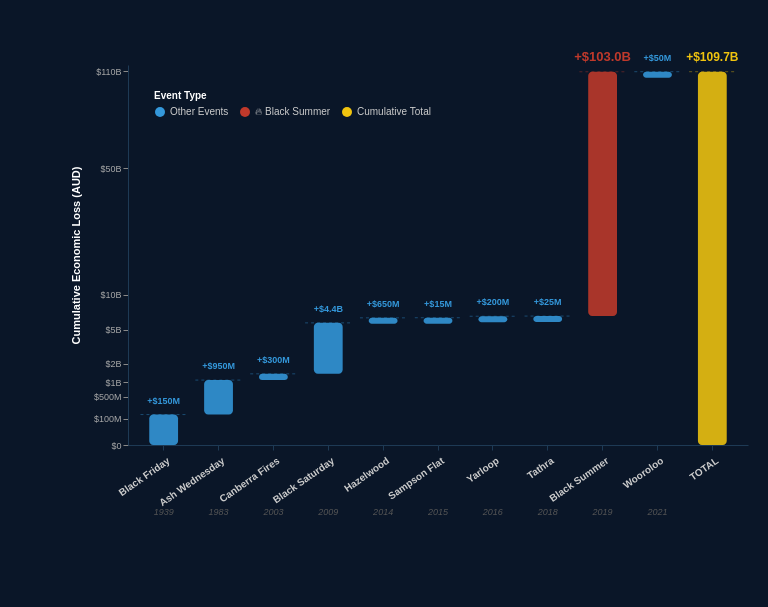

Source (Vega-Lite JSON):
### Vega specification from a JSON file in a GitHub repository (floating-point values rounded to 4 significant figures)
{"$schema": "https://vega.github.io/schema/vega/v5.json", "width": 620, "height": 380, "padding": {"left": 70, "right": 20, "top": 50, "bottom": 90}, "background": "#0a1628", "data": [{"name": "source", "values": [{"event": "Black Friday", "year": "1939", "loss": 150, "prev": 0, "end": 150, "type": "add"}, {"event": "Ash Wednesday", "year": "1983", "loss": 950, "prev": 150, "end": 1100, "type": "add"}, {"event": "Canberra Fires", "year": "2003", "loss": 300, "prev": 1100, "end": 1400, "type": "add"}, {"event": "Black Saturday", "year": "2009", "loss": 4400, "prev": 1400, "end": 5800, "type": "add"}, {"event": "Hazelwood", "year": "2014", "loss": 650, "prev": 5800, "end": 6450, "type": "add"}, {"event": "Sampson Flat", "year": "2015", "loss": 15, "prev": 6450, "end": 6465, "type": "add"}, {"event": "Yarloop", "year": "2016", "loss": 200, "prev": 6465, "end": 6665, "type": "add"}, {"event": "Tathra", "year": "2018", "loss": 25, "prev": 6665, "end": 6690, "type": "add"}, {"event": "Black Summer", "year": "2019", "loss": 103000, "prev": 6690, "end": 109690, "type": "extreme"}, {"event": "Wooroloo", "year": "2021", "loss": 50, "prev": 109690, "end": 109740, "type": "add"}, {"event": "TOTAL", "year": "", "loss": 109740, "prev": 0, "end": 109740, "type": "total"}]}], "signals": [{"name": "barWidth", "update": "bandwidth('x') * 0.75"}], "scales": [{"name": "x", "type": "band", "domain": {"data": "source", "field": "event"}, "range": "width", "padding": 0.3}, {"name": "y", "type": "pow", "exponent": 0.38, "domain": [0, 115000], "range": [{"signal": "height"}, 0]}, {"name": "color", "type": "ordinal", "domain": ["add", "extreme", "total"], "range": ["#3498DB", "#C0392B", "#F1C40F"]}], "axes": [{"orient": "bottom", "scale": "x", "labelColor": "#cccccc", "labelFontSize": 10, "labelFontWeight": "bold", "domainColor": "#1e3a55", "tickColor": "#1e3a55", "encode": {"labels": {"update": {"angle": {"value": -35}, "align": {"value": "right"}, "dy": {"value": 4}}}}}, {"orient": "left", "scale": "y", "labelColor": "#aaaaaa", "labelFontSize": 9, "domainColor": "#1e3a55", "gridColor": "#1e2d45", "gridDash": [3, 3], "title": "Cumulative Economic Loss (AUD)", "titleColor": "#ffffff", "titleFontSize": 11, "titlePadding": 12, "values": [0, 100, 500, 1000, 2000, 5000, 10000, 50000, 110000], "encode": {"labels": {"update": {"text": {"signal": "datum.value === 0 ? '$0' : datum.value >= 1000 ? '$' + (datum.value/1000) + 'B' : '$' + datum.value + 'M'"}}}}}], "marks": [{"type": "rule", "from": {"data": "source"}, "encode": {"enter": {"x": {"scale": "x", "field": "event", "offset": -4}, "x2": {"signal": "scale('x', datum.event) + bandwidth('x') + 4"}, "y": {"scale": "y", "field": "end"}, "stroke": {"scale": "color", "field": "type"}, "strokeWidth": {"value": 1}, "opacity": {"value": 0.4}, "strokeDash": {"value": [3, 3]}}}}, {"type": "rect", "from": {"data": "source"}, "encode": {"enter": {"x": {"signal": "scale('x', datum.event) + (bandwidth('x') - barWidth) / 2"}, "width": {"signal": "barWidth"}, "fill": {"scale": "color", "field": "type"}, "opacity": {"value": 0.88}, "cornerRadius": {"value": 4}, "tooltip": {"signal": "{'Event': datum.event + (datum.year ? ' (' + datum.year + ')' : ''), 'Added Loss': datum.loss >= 1000 ? '$' + format(datum.loss/1000, '.1f') + 'B' : '$' + datum.loss + 'M', 'Running Total': datum.end >= 1000 ? '$' + format(datum.end/1000, '.1f') + 'B' : '$' + datum.end + 'M'}"}}, "update": {"y": {"scale": "y", "field": "end"}, "y2": {"signal": "max(scale('y', datum.prev), scale('y', datum.end) + 6)"}}, "hover": {"opacity": {"value": 1}, "cursor": {"value": "pointer"}}}}, {"type": "text", "from": {"data": "source"}, "encode": {"enter": {"x": {"signal": "scale('x', datum.event) + bandwidth('x') / 2"}, "align": {"value": "center"}, "fill": {"scale": "color", "field": "type"}, "fontSize": {"signal": "datum.type === 'extreme' ? 13 : datum.type === 'total' ? 12 : 9"}, "fontWeight": {"value": "bold"}, "text": {"signal": "datum.loss >= 1000 ? '+$' + format(datum.loss/1000, '.1f') + 'B' : '+$' + datum.loss + 'M'"}}, "update": {"y": {"scale": "y", "field": "end", "offset": -11}}}}, {"type": "text", "from": {"data": "source"}, "encode": {"enter": {"x": {"signal": "scale('x', datum.event) + bandwidth('x') / 2"}, "y": {"signal": "height + 70"}, "align": {"value": "center"}, "fill": {"value": "#555555"}, "fontSize": {"value": 9}, "fontStyle": {"value": "italic"}, "text": {"field": "year"}}}}], "legends": [{"fill": "color", "orient": "top-left", "direction": "horizontal", "labelColor": "#cccccc", "titleColor": "#ffffff", "labelFontSize": 10, "titleFontSize": 10, "title": "Event Type", "padding": 8, "encode": {"labels": {"update": {"text": {"signal": "datum.value === 'add' ? 'Other Events' : datum.value === 'extreme' ? '🔥 Black Summer' : 'Cumulative Total'"}}}}}]}
